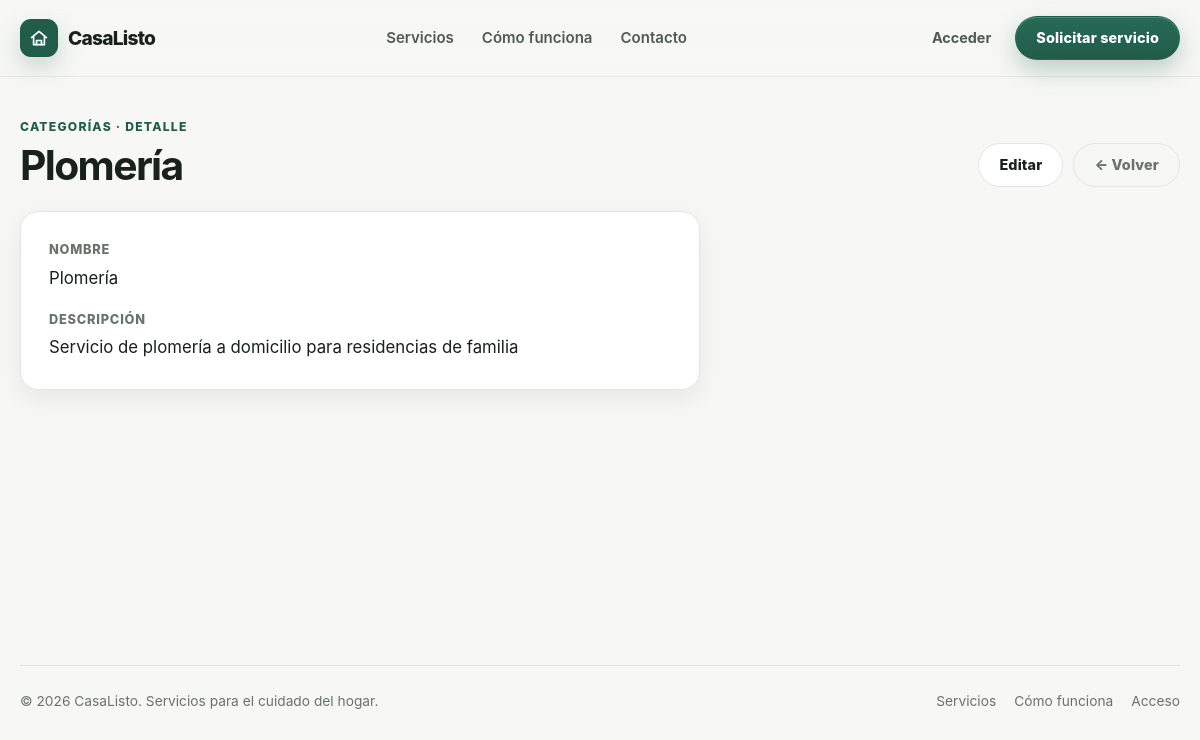
/servicio/categoria/0/, run on the app's committed database.
### servicio/models.py (models this page shows, shortened)
class CategoriaServicio(models.Model):
    nombre = models.CharField(
        unique=True,
        validators=[ValidarTextoEspañol()],
    )
    descripcion = models.TextField(
        blank=True,
        validators=[
            ValidarTextoEspañol(min_longitud=10, permitir_puntuacion=True),
        ],
    )
    class Meta:
        verbose_name = "Categoría de Servicio"
        verbose_name_plural = "Categorías de Servicio"

### servicio/views/categoriaservicio.py (the view)
# urls.py: path("categoria/<int:pk>/", categoriaservicio_detail, name="categoriaservicio_detail"),
def categoriaservicio_detail(request, pk):
    categoria = get_object_or_404(CategoriaServicio, pk=pk)
    return render(request, "servicio/categoriaservicio_detail.html", {"categoria": categoria})

### servicio/templates/servicio/categoriaservicio_detail.html
{% extends "core/base.html" %}
{% load static %}
{% block style %}
    <link rel="stylesheet" href="{% static 'core/detail.css' %}" />
{% endblock style %}
{% block content %}
    <div class="container page">
        <div class="page-header">
            <div>
                <p class="page-eyebrow">Categorías · Detalle</p>
                <h1>{{ categoria.nombre }}</h1>
            </div>
            <div class="page-actions">
                <a class="btn btn-light" href="{% url 'servicio:categoriaservicio_update' categoria.pk %}">Editar</a>
                <a class="btn btn-ghost" href="{% url 'servicio:categoriaservicio_list' %}">← Volver</a>
            </div>
        </div>
        <div class="detalle-categoria">
            <dl>
                <div>
                    <dt>Nombre</dt>
                    <dd>{{ categoria.nombre }}</dd>
                </div>
                <div class="full">
                    <dt>Descripción</dt>
                    <dd>{{ categoria.descripcion|default:"—" }}</dd>
                </div>
            </dl>
        </div>
    </div>
{% endblock content %}

### core/static/core/base.css (style rules this page uses)
:root { --bg: #f7f8f5; --surface: #ffffff; --surface-soft: #eef2ec; --text: #18211c; --muted: #68736c; --primary: #215c4a; --primary-dark: #174637; --accent: #dcefd5; --border: #e1e6e1; --danger: #b3452f; --danger-dark: #8f3523; --danger-soft: #fbeeea; --shadow: 0 18px 45px rgba(24, 33, 28, 0.08); --shadow-sm: 0 8px 24px rgba(24, 33, 28, 0.07); --radius-lg: 28px; --radius-md: 18px; --radius-sm: 12px; --max-width: 1180px; }
* { box-sizing: border-box; }
html { scroll-behavior: smooth; }
body { margin: 0; font-family: Inter, ui-sans-serif, system-ui, -apple-system, BlinkMacSystemFont, "Segoe UI", sans-serif; color: var(--text); background: var(--bg); line-height: 1.6; }
a { color: inherit; text-decoration: none; }
button, a { -webkit-tap-highlight-color: transparent; }
.container { width: min(100% - 40px, var(--max-width)); margin-inline: auto; }
.page { padding: 40px 0 64px; }
.page h1 { margin: 0; font-size: clamp(1.9rem, 3.4vw, 2.7rem); line-height: 1.05; letter-spacing: -0.04em; }

### core/static/core/components.css (style rules this page uses)
.btn { display: inline-flex; align-items: center; justify-content: center; gap: 10px; min-height: 44px; padding: 0 20px; border-radius: 999px; border: 1px solid transparent; font-size: .9rem; font-weight: 800; letter-spacing: .01em; line-height: 1; white-space: nowrap; cursor: pointer; user-select: none; transition: transform .2s ease, box-shadow .2s ease, background .2s ease, border-color .2s ease; }
.btn-light { background: white; border-color: var(--border); color: var(--text); }
.btn-ghost { background: transparent; border-color: var(--border); color: var(--muted); min-height: 42px; }
.page-header { display: flex; align-items: end; justify-content: space-between; gap: 20px; margin-bottom: 24px; flex-wrap: wrap; }
.page-eyebrow { margin: 0 0 8px; color: var(--primary); font-size: .76rem; font-weight: 800; letter-spacing: .1em; text-transform: uppercase; }
.page-actions { display: flex; gap: 10px; flex-wrap: wrap; }

### core/static/core/detail.css (style rules this page uses)
.detalle-categoria { max-width: 680px; padding: 28px; background: var(--surface); border: 1px solid var(--border); border-radius: var(--radius-md); box-shadow: var(--shadow-sm); }
.detalle-categoria dl { margin: 0; display: grid; grid-template-columns: 1fr 1fr; gap: 18px 24px; }
.detalle-categoria dl > div { min-width: 0; }
.detalle-categoria dl > div.full { grid-column: 1 / -1; }
.detalle-categoria dt { font-size: .8rem; font-weight: 800; text-transform: uppercase; letter-spacing: .06em; color: var(--muted); }
.detalle-categoria dd { margin: 4px 0 0; font-size: 1.05rem; overflow-wrap: anywhere; }

### data on the page
CategoriaServicio: nombre "Plomería", descripcion "Servicio de plomería a domicilio para residencias de familia"
